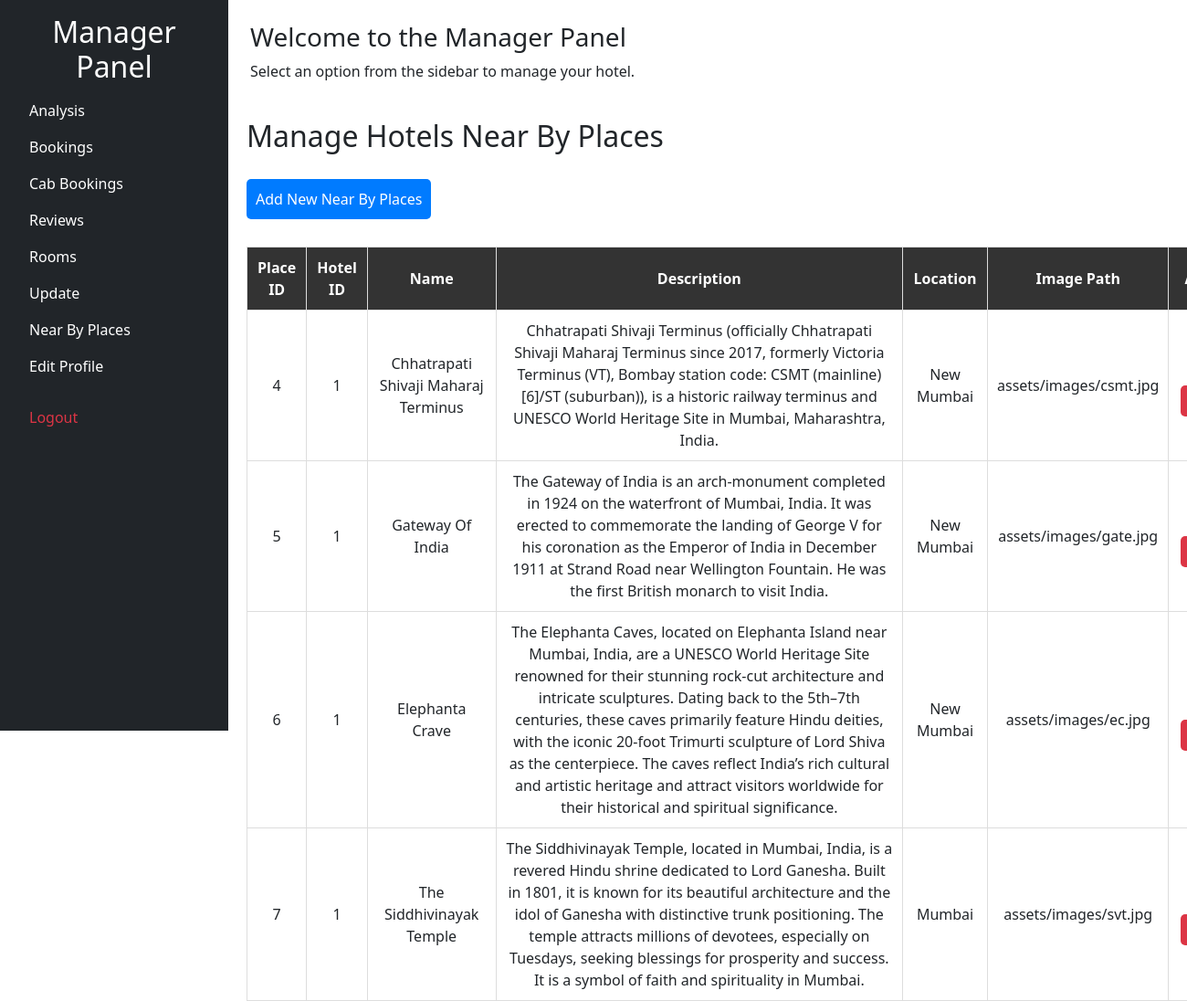
/manager/hotel/dashboard.php?page=nearbyhotel.php (signed in), run on the app's committed database.
### tables this page shows
CREATE TABLE `nearby_hotel` (
  `place_id` int(20) NOT NULL,
  `hotel_id` int(20) NOT NULL,
  `name` varchar(255) NOT NULL,
  `description` text NOT NULL,
  `location` text NOT NULL,
  `image_url` varchar(255) NOT NULL
);

### manager/hotel/nearbyhotel.php (the view, shortened to what this page needs)
<?php
$conn = mysqli_connect("localhost", "root", "", "bookmyroom") or die("Database Error");
$id = $_SESSION['manager_id'];
$query = "SELECT property_id from hotel_managers WHERE id = $id";
$result1 = mysqli_query($conn, $query);
$row = mysqli_fetch_assoc($result1);
$property_id = $row['property_id'];
$result = mysqli_query($conn, "SELECT place_id, hotel_id, name, description, location, image_url FROM nearby_hotel where hotel_id = $property_id");
?>
<!DOCTYPE html>
<html lang="en">
<head>
</head>
<body>
    <h2 class="head">Manage Hotels Near By Places</h2>
    <a href="addnearbyhotel.php" class="add-btn">Add New Near By Places</a>
    <table>
        <tr>
            <th>Place ID</th>
            <th>Hotel ID</th>
            <th>Name</th>
            <th>Description</th>
            <th>Location</th>
            <th>Image Path</th>
            <th>Actions</th>
        </tr>
        <?php while ($row = mysqli_fetch_assoc($result)): ?>
            <tr>
                <td><?php echo $row['place_id']; ?></td>
                <td><?php echo $row['hotel_id']; ?></td>
                <td><?php echo $row['name']; ?></td>
                <td><?php echo $row['description']; ?></td>
                <td><?php echo $row['location']; ?></td>
                <td><?php echo $row['image_url']; ?></td>
                <td>
                    <a href="nearbyhotel.php?delete_id=<?php echo $row['place_id']; ?>" class="delete-btn" onclick="return confirm('Are you sure you want to delete this place?')">Delete</a>
                </td>
            </tr>
        <?php endwhile; ?>
    </table>
</body>
</html>

### manager/hotel/nearbyhotel.php (style rules this page uses)
.head { margin-left: 270px; }
table { width: 85%; border-collapse: collapse; margin-top: 20px; margin-left: 270px; }
th, td { border: 1px solid #ddd; padding: 10px; text-align: center; }
th { background-color: #333; color: white; }
a { text-decoration: none; padding: 5px 10px; border-radius: 5px; color: white;display: inline-block; }
.delete-btn { background-color: #dc3545; }
.add-btn { background-color: #007bff; padding: 10px; margin-top: 20px; display: inline-block; margin-left: 270px;margin-bottom: 10px; }

### data on the page
nearby_hotel: place_id "4", hotel "1", name "Chhatrapati Shivaji Maharaj Terminus", description "Chhatrapati Shivaji Terminus (officially Chhatrapati Shivaji Maharaj Terminus since 2017, formerly Victoria Terminus (VT), Bombay station code: CSMT (mainline)[6]/ST (suburban)), is a historic railway terminus and UNESCO World Heritage Site in Mumbai, Maharashtra, India.", location "New Mumbai", image_url "assets/images/csmt.jpg"
nearby_hotel: place_id "5", hotel "1", name "Gateway Of India", description "The Gateway of India is an arch-monument completed in 1924 on the waterfront of Mumbai, India. It was erected to commemorate the landing of George V for his coronation as the Emperor of India in December 1911 at Strand Road near Wellington Fountain. He was the first British monarch to visit India.", location "New Mumbai", image_url "assets/images/gate.jpg"
nearby_hotel: place_id "6", hotel "1", name "Elephanta Crave", description "The Elephanta Caves, located on Elephanta Island near Mumbai, India, are a UNESCO World Heritage Site renowned for their stunning rock-cut architecture and intricate sculptures. Dating back to the 5th–7th centuries, these caves primarily feature Hindu deities, with the iconic 20-foot Trimurti sculpture of Lord Shiva as the centerpiece. The caves reflect India’s rich cultural and artistic heritage and attract visitors worldwide for their historical and spiritual significance.", location "New Mumbai", image_url "assets/images/ec.jpg"
nearby_hotel: place_id "7", hotel "1", name "The Siddhivinayak Temple", description "The Siddhivinayak Temple, located in Mumbai, India, is a revered Hindu shrine dedicated to Lord Ganesha. Built in 1801, it is known for its beautiful architecture and the idol of Ganesha with distinctive trunk positioning. The temple attracts millions of devotees, especially on Tuesdays, seeking blessings for prosperity and success. It is a symbol of faith and spirituality in Mumbai.", location "Mumbai", image_url "assets/images/svt.jpg"
